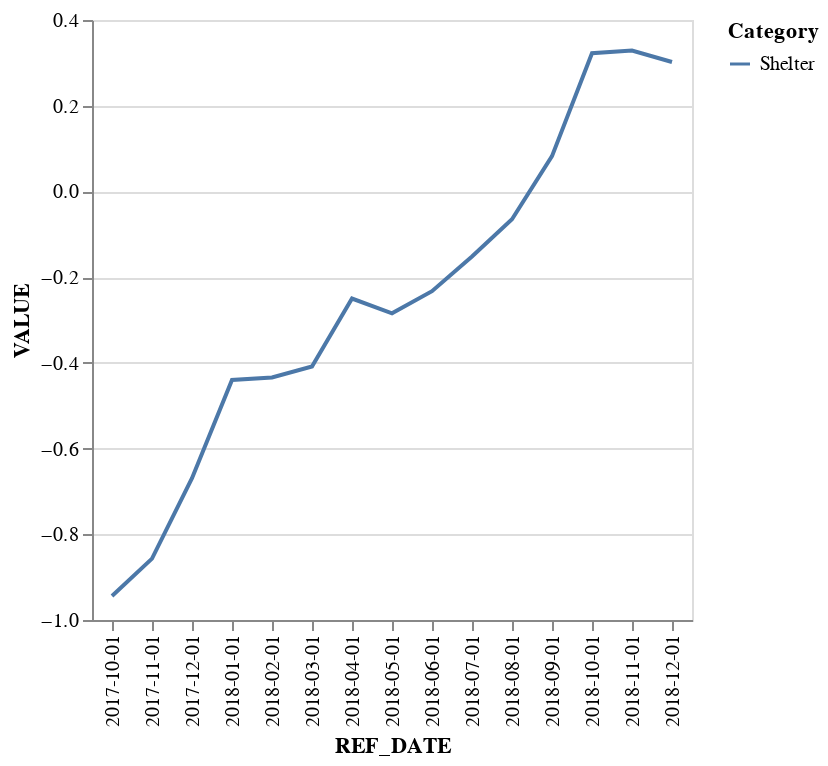

Notebook code cell kept with this figure:
### Code cell
first_tariff_vs_second_tariff, _, _, _ = regression_discontinuity_model(df_Canada_CPI_groupby, 'Shelter', '2017-10-01', '2018-12-01', '2018-05-01')

first_tariff_vs_second_tariff.summary()

### Figure 1 — Vega-Lite specification as saved in the notebook (floating-point values rounded to 4 significant figures)
{"config": {"view": {"continuousWidth": 300, "continuousHeight": 300}}, "data": {"name": "data-ade04c69fe5b02ac486e4438bb34350e"}, "mark": {"type": "line"}, "encoding": {"color": {"field": "Category", "type": "nominal"}, "x": {"field": "REF_DATE", "type": "nominal"}, "y": {"field": "VALUE", "type": "quantitative"}}, "$schema": "https://vega.github.io/schema/vega-lite/v5.20.1.json", "datasets": {"data-ade04c69fe5b02ac486e4438bb34350e": [{"REF_DATE": "2017-10-01", "Category": "Shelter", "VALUE": -0.9439, "VALUE_DIFF": 0.06726, "VALUE_DETREND": 0.01792}, {"REF_DATE": "2017-11-01", "Category": "Shelter", "VALUE": -0.8567, "VALUE_DIFF": 0.08719, "VALUE_DETREND": 0.03489}, {"REF_DATE": "2017-12-01", "Category": "Shelter", "VALUE": -0.6692, "VALUE_DIFF": 0.1875, "VALUE_DETREND": 0.1323}, {"REF_DATE": "2018-01-01", "Category": "Shelter", "VALUE": -0.4399, "VALUE_DIFF": 0.2293, "VALUE_DETREND": 0.1711}, {"REF_DATE": "2018-02-01", "Category": "Shelter", "VALUE": -0.434, "VALUE_DIFF": 0.005936, "VALUE_DETREND": -0.05523}, {"REF_DATE": "2018-03-01", "Category": "Shelter", "VALUE": -0.4086, "VALUE_DIFF": 0.02545, "VALUE_DETREND": -0.03868}, {"REF_DATE": "2018-04-01", "Category": "Shelter", "VALUE": -0.25, "VALUE_DIFF": 0.1586, "VALUE_DETREND": 0.09147}, {"REF_DATE": "2018-05-01", "Category": "Shelter", "VALUE": -0.2845, "VALUE_DIFF": -0.03448, "VALUE_DETREND": -0.1045}, {"REF_DATE": "2018-06-01", "Category": "Shelter", "VALUE": -0.2328, "VALUE_DIFF": 0.0517, "VALUE_DETREND": -0.0213}, {"REF_DATE": "2018-07-01", "Category": "Shelter", "VALUE": -0.1518, "VALUE_DIFF": 0.08094, "VALUE_DETREND": 0.00498}, {"REF_DATE": "2018-08-01", "Category": "Shelter", "VALUE": -0.06479, "VALUE_DIFF": 0.08705, "VALUE_DETREND": 0.008128}, {"REF_DATE": "2018-09-01", "Category": "Shelter", "VALUE": 0.08232, "VALUE_DIFF": 0.1471, "VALUE_DETREND": 0.06524}, {"REF_DATE": "2018-10-01", "Category": "Shelter", "VALUE": 0.3226, "VALUE_DIFF": 0.2403, "VALUE_DETREND": 0.1554}, {"REF_DATE": "2018-11-01", "Category": "Shelter", "VALUE": 0.3289, "VALUE_DIFF": 0.006306, "VALUE_DETREND": -0.08148}, {"REF_DATE": "2018-12-01", "Category": "Shelter", "VALUE": 0.302, "VALUE_DIFF": -0.0269, "VALUE_DETREND": -0.1177}]}}
